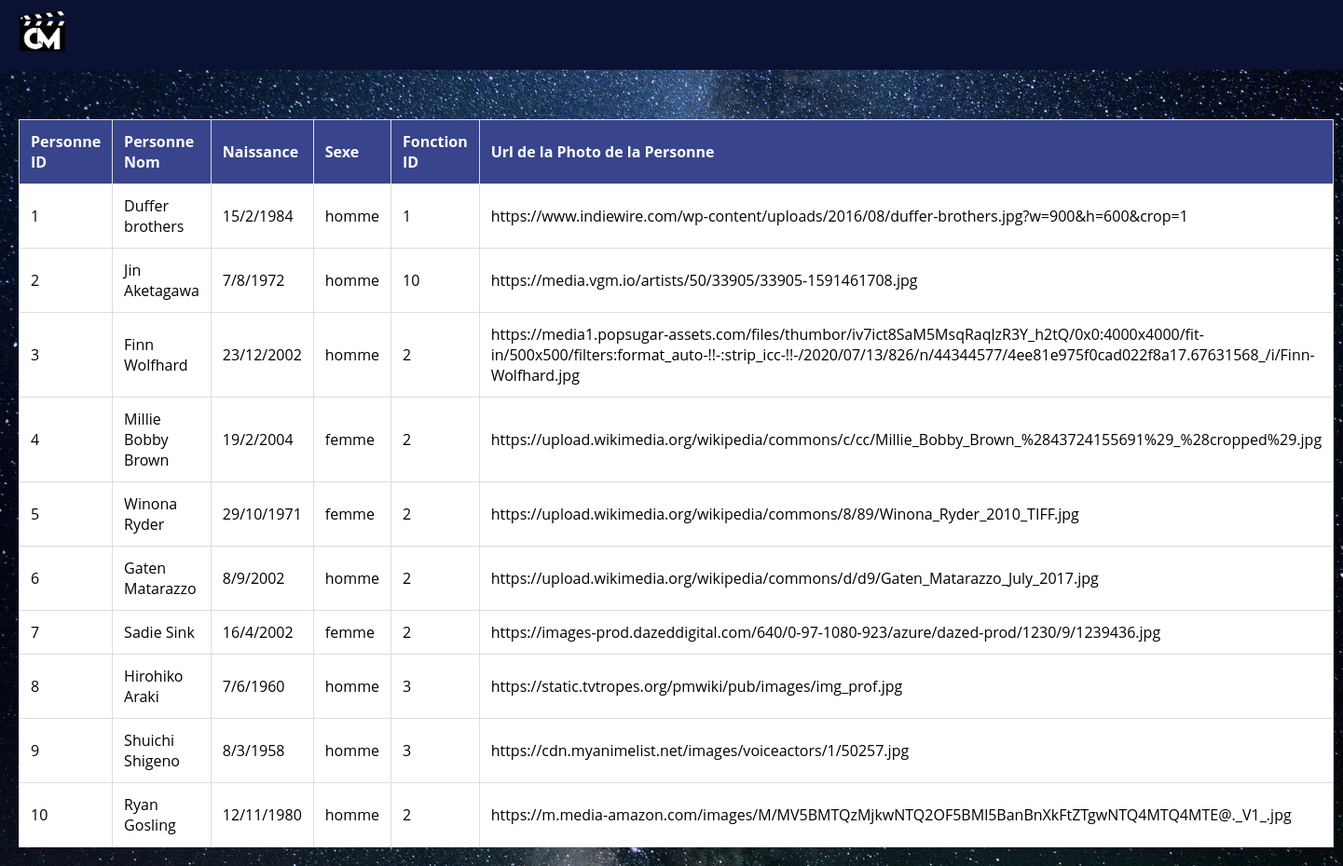
Page /admin_Personne on the committed database.
### tables this page shows
CREATE TABLE "Personne" (
	"idpersonne"	INTEGER NOT NULL,
	"nompersonne"	VARCHAR NOT NULL,
	"naissance"	DATE NOT NULL,
	"sexe"	TEXT,
	"idfonction"	INTEGER NOT NULL,
	"urlpersonne"	VARCHAR,
	FOREIGN KEY("idfonction") REFERENCES "Fonction"("idfonction"),
	PRIMARY KEY("idpersonne" AUTOINCREMENT)
);

### project_db_flask.py (the view)
@app.route('/admin_Personne')
def Personne_de():
    Personne = db.allPersonne()
    return render_template("liste_Personne.html", Personne=Personne)

### cinemunckdb.py (called while the page is built)
def allPersonne():
    conn = sqlite3.connect('Cinemunck.db')
    cursor = conn.cursor()
    cursor.execute("SELECT * FROM Personne")
    rows = cursor.fetchall()
    conn.close()
    return rows

### templates/liste_Personne.html (shortened to what this page needs)
<!DOCTYPE html>
<html lang="en">
<head>
    <link rel="stylesheet" href="{{ url_for('static', filename='style_admin.css') }}">
</head>
<header>
    <div class="logo">
        <a href="{{ url_for('home') }}">
            <img src="{{ url_for('static', filename='CM_logo.png') }}" alt="Company Logo">
        </a>
    </div>
</header>
<br>
<br>
<br>
<br>
<body>
<table>
    <thead>
        <tr>
            <th>Personne ID</th>
            <th>Personne Nom</th>
            <th>Naissance</th>
            <th>Sexe</th>
            <th>Fonction ID</th>
            <th>Url de la Photo de la Personne</th>
        </tr>
    </thead>
    <tbody>
        {% for idpersonne, nompersonne, naissance, sexe, idfonction, urlpersonne in Personne %}
            <tr>
                <td>{{idpersonne}}</td>
                <td>{{nompersonne}}</td>
                <td>{{naissance}}</td>
                <td>{{sexe}}</td>
                <td>{{idfonction}}</td>
                <td>{{urlpersonne}}</td>
            </tr>
        {% endfor %}
    </tbody>
</table>

### static/style_admin.css (style rules this page uses)
body { font-family: 'Open Sans', sans-serif; background: url('/static/space.jpg') center center fixed; background-size: cover; margin: 0; padding: 20px; }
table { width: 100%; border-collapse: collapse; margin-top: 20px; background-color: #fff; }
th, td { border: 1px solid #dddddd; text-align: left; padding: 12px; background-color: #fff; }
th { background-color: #38448b; color: white; }
a { text-decoration: none; color: #ff6f61; border-bottom: 2px solid transparent; transition: border-bottom 0.3s ease; }
a { text-decoration: none; color: #ffffff; border-bottom: 2px solid transparent; transition: border-bottom 0.3s ease; }
header { background-color: #0b1133; display: flex; justify-content: space-between; padding: 10px 20px; align-items: center; position: fixed; top: 0; left: 0; right: 0; z-index: 1000; opacity: 0; animation: fadeIn 1s ease forwards; }
header .logo img { height: 50px; }

### rows in the picture
Personne: idpersonne "1", nompersonne "Duffer brothers", naissance "15/2/1984", sexe "homme", idfonction "1", urlpersonne "https://www.indiewire.com/wp-content/uploads/2016/08/duffer-brothers.jpg?w=900&h=600&crop=1"
Personne: idpersonne "2", nompersonne "Jin Aketagawa", naissance "7/8/1972", sexe "homme", idfonction "10", urlpersonne "https://media.vgm.io/artists/50/33905/33905-1591461708.jpg"
Personne: idpersonne "3", nompersonne "Finn Wolfhard", naissance "23/12/2002", sexe "homme", idfonction "2", urlpersonne "https://media1.popsugar-assets.com/files/thumbor/iv7ict8SaM5MsqRaqlzR3Y_h2tQ/0x0:4000x4000/fit-in/500x500/filters:format_auto-!!-:strip_icc-!!-/2020/07/13/826/n/44344577/4ee81e975f0cad022f8a17.67631568_/i/Finn-Wolfhard.jpg"
Personne: idpersonne "4", nompersonne "Millie Bobby Brown", naissance "19/2/2004", sexe "femme", idfonction "2", urlpersonne "https://upload.wikimedia.org/wikipedia/commons/c/cc/Millie_Bobby_Brown_%2843724155691%29_%28cropped%29.jpg"
Personne: idpersonne "5", nompersonne "Winona Ryder", naissance "29/10/1971", sexe "femme", idfonction "2", urlpersonne "https://upload.wikimedia.org/wikipedia/commons/8/89/Winona_Ryder_2010_TIFF.jpg"
Personne: idpersonne "6", nompersonne "Gaten Matarazzo", naissance "8/9/2002", sexe "homme", idfonction "2", urlpersonne "https://upload.wikimedia.org/wikipedia/commons/d/d9/Gaten_Matarazzo_July_2017.jpg"
Personne: idpersonne "7", nompersonne "Sadie Sink", naissance "16/4/2002", sexe "femme", idfonction "2", urlpersonne "https://images-prod.dazeddigital.com/640/0-97-1080-923/azure/dazed-prod/1230/9/1239436.jpg"
Personne: idpersonne "8", nompersonne "Hirohiko Araki", naissance "7/6/1960", sexe "homme", idfonction "3", urlpersonne "https://static.tvtropes.org/pmwiki/pub/images/img_prof.jpg"
Personne: idpersonne "9", nompersonne "Shuichi Shigeno", naissance "8/3/1958", sexe "homme", idfonction "3", urlpersonne "https://cdn.myanimelist.net/images/voiceactors/1/50257.jpg"
Personne: idpersonne "10", nompersonne "Ryan Gosling", naissance "12/11/1980", sexe "homme", idfonction "2", urlpersonne "https://m.media-amazon.com/images/M/MV5BMTQzMjkwNTQ2OF5BMl5BanBnXkFtZTgwNTQ4MTQ4MTE@._V1_.jpg"
